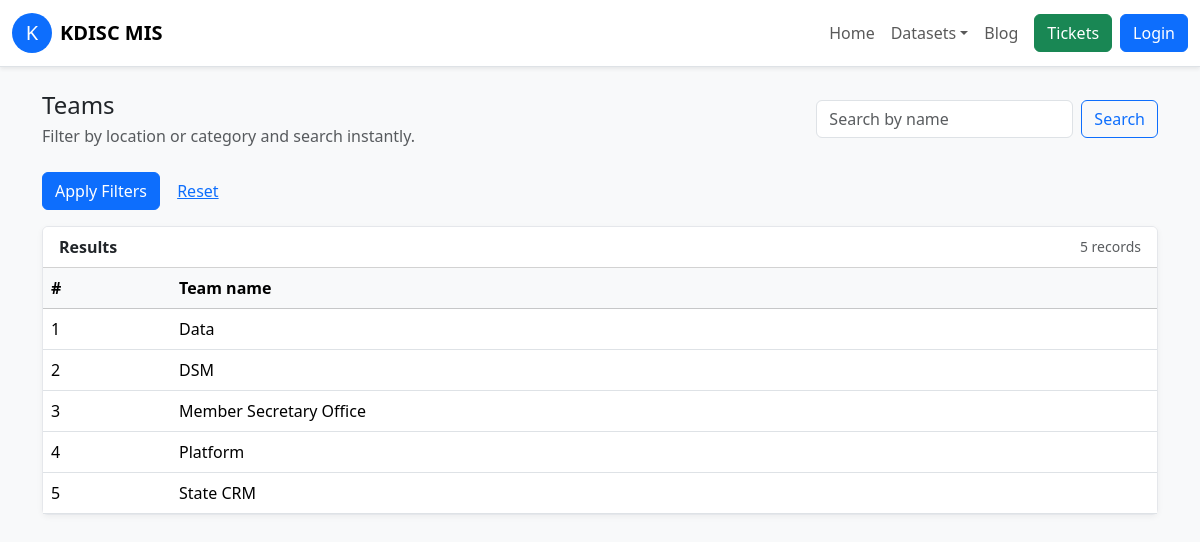
/master.php?type=teams, run on the app's committed database.
### tables this page shows
CREATE TABLE IF NOT EXISTS teams (
    id INT AUTO_INCREMENT PRIMARY KEY,
    name VARCHAR(150) NOT NULL UNIQUE
);

### src/masters.php (called while the page is built, shortened)
<?php
function fetch_master_rows(mysqli $conn, string $key, array $filters, string $search = ''): array
{
    $definitions = master_definitions();
    $conditions = [];
    $where = $conditions ? 'WHERE ' . implode(' AND ', $conditions) : '';
    $query = build_master_query($key, $where);
    $stmt = $conn->prepare($query);
    $stmt->execute();
    $result = $stmt->get_result();
    return $result->fetch_all(MYSQLI_ASSOC);
}
function build_master_query(string $key, string $where): string
{
    switch ($key) {
        case 'teams':
            return "SELECT id, name FROM teams {$where} ORDER BY name";
    }
}

### public/master.php (the view, shortened to what this page needs)
<?php
require_once __DIR__ . '/../src/masters.php';
$conn = db_connect();
$type = $_GET['type'] ?? 'districts';
$definitions = master_definitions();
$hasCoordinates = in_array($type, ['job_stations', 'facilitation_centers', 'academic_institutions', 'academic_authorities', 'sdpk_centers'], true);
$view = ($_GET['view'] ?? 'table') === 'map' && $hasCoordinates ? 'map' : 'table';
$filters = [];
$search = trim($_GET['search'] ?? '');
$rows = fetch_master_rows($conn, $type, $filters, $search);
include __DIR__ . '/partials/header.php';
?>
<div class="d-flex flex-column flex-lg-row justify-content-between align-items-lg-center gap-3 mb-4">
    <div>
        <h1 class="h4 mb-1"><?php echo htmlspecialchars($definitions[$type]['title']); ?></h1>
        <p class="text-muted mb-0">Filter by location or category and search instantly.</p>
    </div>
    <form class="d-flex gap-2" method="get">
        <input type="search" class="form-control" name="search" placeholder="Search by name" value="<?php echo htmlspecialchars($search); ?>">
        <button class="btn btn-outline-primary" type="submit">Search</button>
    </form>
</div>
<form class="row g-2 mb-3" method="get">
    <div class="col-12">
        <button class="btn btn-primary" type="submit">Apply Filters</button>
        <a class="btn btn-link" href="/master.php?type=<?php echo urlencode($type); ?>">Reset</a>
    </div>
</form>
<div class="card table-card">
    <div class="card-header bg-white d-flex justify-content-between align-items-center">
        <span class="fw-semibold">Results</span>
        <div class="d-flex align-items-center gap-2">
            <span class="text-muted small"><?php echo count($rows); ?> records</span>
        </div>
    </div>
    <div class="card-body card-table p-0">
        <div class="table-responsive <?php echo $view === 'table' ? '' : 'd-none'; ?>">
            <table class="table mb-0 align-middle">
                <thead class="table-light">
                    <tr>
                        <th scope="col">#</th>
                        <?php foreach ($definitions[$type]['columns'] as $columnLabel): ?>
                            <th scope="col"><?php echo htmlspecialchars($columnLabel); ?></th>
                        <?php endforeach; ?>
                    </tr>
                </thead>
                <tbody>
                    <?php foreach ($rows as $index => $row): ?>
                        <tr>
                            <td><?php echo $index + 1; ?></td>
                            <?php foreach (array_keys($definitions[$type]['columns']) as $keyName): ?>
                                <td><?php echo htmlspecialchars($row[$keyName] ?? ''); ?></td>
                            <?php endforeach; ?>
                        </tr>
                    <?php endforeach; ?>
                </tbody>
            </table>
        </div>
    </div>
</div>
<?php include __DIR__ . '/partials/footer.php'; ?>

### public/assets/styles.css (style rules this page uses)
body { background-color: #f8f9fa; }
.card-table { overflow-x: auto; }
.table-card { border: 1px solid #e5e7eb; box-shadow: 0 2px 6px rgba(0, 0, 0, 0.05); }

### data on the page
teams: name "Data"
teams: name "DSM"
teams: name "Member Secretary Office"
teams: name "Platform"
teams: name "State CRM"

### other printed values
$definitions[$type]['title'] "Teams"
count($rows) "5"
$columnLabel "Team name"
